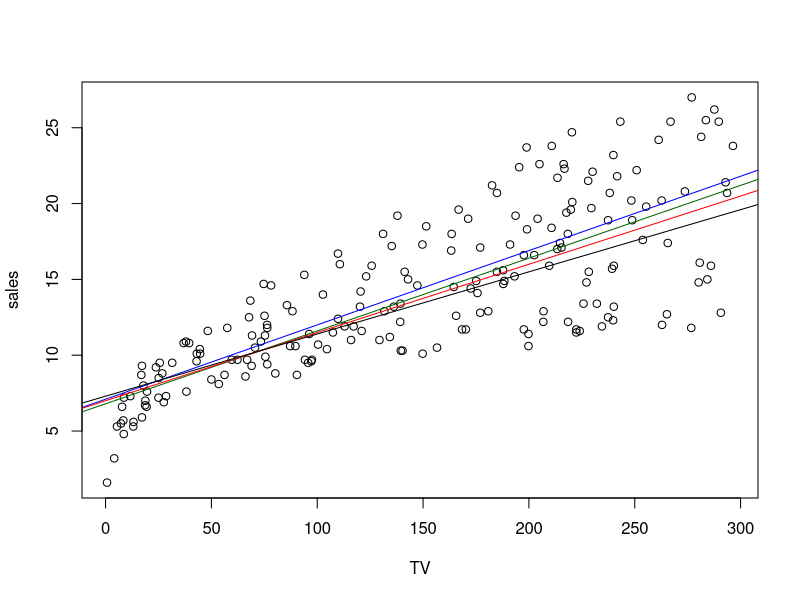

This figure's R source: (Note: this script raises an error after producing the figure.)
# Übungsserie 5
library(readxl)
# 1) Advertising mit TV als erklärende Variable.
#    Welche der folgenden Linien passt besser?
#advertising <- read_excel("projects/school/WDDA/WDDA_05.xlsx", sheet = "Advertising") 
advertising <- read_excel("./WDDA_05.xlsx", sheet = "Advertising")
View(advertising)
attach(advertising)
plot(sales~TV)
linie <- function(a, b, x) a + b * x
# a) Achsenabschnitt = 7.1, Steigung = 0.049
abline(a = 7.1, b = 0.049, col = "blue")
rss_a <- sum((sales - linie(7.1, 0.049, TV)) ^ 2) # 2121.642
# b) Achsenabschnitt = 6.8, Steigung = 0.048
abline(a = 6.8, b = 0.048, col = "darkgreen")
rss_b <- sum((sales - linie(6.8, 0.048, TV)) ^ 2) # 2108.255
# c) Achsenabschnitt = 7.0 Steigung = 0.045
abline(a = 7, b = 0.045, col = "red")
rss_c <- sum((sales - linie(7, 0.045, TV)) ^ 2) # 2144.869
# d) Achsenabschnitt = 7.3, Steigung = 0.041
abline(a = 7.3, b = 0.041, col = "black")
rss_d <- sum((sales - linie(7.3, 0.041, TV)) ^ 2) # 2261.464
# Lösung: b) passt am besten

# 2.Diamond Rings zeigt die Listenpreise und das Gewicht von 48 Diamantringen
#dimond_rings <- read_excel("projects/school/WDDA/WDDA_06.xlsx", sheet = "DimondRings") 
diamonds_rings <- read_excel("./WDDA_05.xlsx", sheet = "Diamonds Rings")
View(diamonds_rings)
attach(diamonds_rings)
names(diamonds_rings) <- c("weight", "price")
# a) Streudiagramm
plot(price ~ weight) # Ja denn es sieht sehr linear aus.
# b) Modell anpassen
# Interpretation: Nimmt das Gewicht um 1 Karat zu steigt der Preis um 3721 USD
md1 <- lm(price ~ weight) # md1 -> 3721.0
abline(md1)
plot(price ~ weight, xlim = c(0, 0.35), ylim = c(0, 1200))
# c) Interpretieren sie RSE, RSS, TSS
summary(md1)
# r ^ 2 = multiple r-squared = 0.9783 adusted = 0.9778
# 98% der Preisunterschiede werden durch ddas Gewicht erklärt
# RSE - Residual standart error: 31.84 Singapur Dollar
# RSS (residuals sum of squares) !nicht in summary enthalten!
RSS <- sum(md1$residuals ^ 2) # 46635.67
# TSS (Total sum of squares) nicht in summary enthalten
TSS <- sum((price - mean(price)) ^ 2) # 2145232
# erklärte unterschiede
(TSS - RSS) / TSS # 0.9782608 = r ^2
# d) Was ist der durschnittliche Preisunterschied
#    zwischen 0.25 und 0.35 Karat?
mean(price[weight == 0.25]) # 680
mean(price[weight == 0.35]) # 1086
diff <- mean(price[weight == 0.35]) - mean(price[weight == 0.25]) # 406
# f) Wie sollte die Fixkosten das Model beeinflussen?
# Lösung: Positiver Achenabschnitt
# g) Ein Ring mit einem 0.18-Karat-Diamanten ist für SGD 325 gelistet.
#    Ist dies ein Schnäppchen?
# Konfidenzintervall von gewicht.
mean(md1$fitted.values[weight == 0.18]) + c(2, -2) * summary(md1)$sigma
# Ergibt: [473.8396 346.4775] daher ja es ist ein Schnäppchen
# h) Was sagt die Standardabweichung der Residuen
#    über die Anpassung dieser Gleichung aus?
sd(md1$residuals) # 31.5
plot(resid(md1)~weight)
abline(h = 0, col = "red")
hist(resid(md1), col = "red")
# Ergebnis: Glockenförmige verteilung mit Mittelwert = 0, SE ist sehr klein
#           daher sind viele Diamantringe innerhalb der schätzgeraden.

# 3) Gleich wie 2 nur mit Download Tabelle
download <- read_excel("./WDDA_05.xlsx", sheet = "Download")
names(download) <-
    c("transfer_time_in_sec", "file_size_in_MB", "hour_past_8", "vendor")
attach(download)
View(download)
# a) Streudiagramm der Übertragungszeit der Dateigrössen
#    Erscheint Linie als gute Zusammenfassung?
plot(transfer_time_in_sec ~ file_size_in_MB)
mod1 <- lm(transfer_time_in_sec ~ file_size_in_MB)
abline(mod1) # Intercept von 7.2 sekunden
# Fazit: Ja, jedoch gibt es auch andere Faktoren für die Übertragungszeit
# b) Passen lineares Modell für die Übertragungszeit auf der Dateigrösse an.
plot(transfer_time_in_sec ~ file_size_in_MB, xlim = c(0, 100), ylim = c(0, 60))
abline(mod1)
# Fazit: Man sieht eine klaren Bereich am Anfang der keine Punkte aufweist
#        anscheinden gibt es unanhängig der Dateigrösse
#        eine Latenz in der Übertragungszeit
# c) r^2, RSE, RSS TSS
summary(mod1)
# r ^ 2 = multiple r-squared = 62.46%
# RSE = Residual standard error: 6.243 sekunden
# RSS
RSS <- sum(mod1$residuals ^ 2) # 3040.392 s^2
# TSS
TSS <-
    sum((transfer_time_in_sec - mean(transfer_time_in_sec)) ^ 2) # 8098.035 s^2
# d) Unterschied zwischen 50MB und 60MB (aufpassen median und mean)
diff <- median(transfer_time_in_sec[file_size_in_MB == 60]) -
    median(transfer_time_in_sec[file_size_in_MB == 50]) # 3.35 sekunden
# e) erweitern auf übertragungszeit in minuten & dateigrösse in kilobyte
download$transfer_time_in_min <- download$transfer_time_in_sec / 60
download$file_size_in_KB <- download$file_size_in_MB * 1024
summary(download)
plot(transfer_time_in_min ~ file_size_in_KB,
    xlim = c(0, 101376), ylim = c(0, 0.8767))
lm(transfer_time_in_min ~ file_size_in_KB) # 0.1212 Minuten
# 0.000005099 minuten pro kilobyte
# Fazit: Gleiches Modell
# f) Residuen mit Dateigrössen darstellen
sd(resid(mod1)) # 6.203706 sekunden
plot(resid(mod1)~file_size_in_KB) # Kein Muster
abline(h = 0, col = "red")
hist(resid(mod1), col = "red") # Ist glockenförmig
# Fazit: Kein Muster
# h) Wie viele Daten können in 15 sekunden übertragen werden?
mod2 <- lm(file_size_in_MB ~ transfer_time_in_sec)
mean(mod2$fitted.values[transfer_time_in_sec == 15])
    + c(2, -2) * summary(mod1)$sigma
# Lösung: zwischen 24.295 MB & 49.268 MB in 15 sekunden

# 4) Tabelle Cars
cars <- read_excel("./WDDA_05.xlsx", sheet = "Cars")
attach(cars)
View(cars)
# a) Streudiagramm Leistung auf Motorengrösse
plot(cars$Horsepower ~ cars$`Displacement (liters)`)
#Fazit: Ja ein Linearer Zusammenhang besteht da die punkte nicht
#       eine grosse Streuung aufweisen.
# b) Lineare Gleichung mithilfe der MEthode der kleinsten Quadrate
plot(cars$Horsepower ~ cars$`Displacement (liters)`
    , xlim = c(0, 8), ylim = c(0, 700))
mod1 <- lm(cars$Horsepower ~ cars$`Displacement (liters)`)
abline(mod1)
# Intercept: 34.16 PS, 69.2 PS / Liter
# Fazit: Intercept besteht da ein Auto mit weniger als 1 Peferstärke nicht
#        fahren wird
# c) r^2, RSE, RSS, TSS
summary(mod1)
# r ^ 2 = multiple r-squared = 75.9%
# RSE = Residual standard error: 57.72 PS
# RSS
RSS <- sum(mod1$residuals ^ 2) # 1052771 PS^2
# TSS   
TSS <-
    sum((cars$Horsepower - mean(cars$Horsepower)) ^ 2) # 4372056 PS^2
# d) Motor um 0.5 Liter vergrössert, sollte er dann 0,5b1 verwenden,
#    um abzuschätzen, wie viel mehr Leistung der Motor hat?
# TODO Lösung: Kausalität vs Korrelation! WTF
# e) Auto mit 3 Liter und 333 PS
filtered_cars <- cars[`Displacement (liters)` == 3.0 & Horsepower == 333,]
mod2 <- lm(filtered_cars$Horsepower ~ filtered_cars$`Displacement (liters)`)
# TODO: Lösung steht: 91.22
# f) Positives Residuen: LKW?, Negatives Residuen: Leichte Autos?
# g) Residuen mit Motorgrösse darstellen
plot(resid(mod1)~cars$`Displacement (liters)`) # Fast kein Muster
# h) Konfidenzintervall für 3-Liter Hubraum
filtered_cars <- cars[`Displacement (liters)` == 3.0,]
mod3 <- lm(filtered_cars$Horsepower ~ filtered_cars$`Displacement (liters)`)
confint(mod3)
# Konfidenzintervall: [251.424, 284.004]
summary(mod3) # 35.79 Liter, nicht gleicher RSE wie ganzer Datensatz
